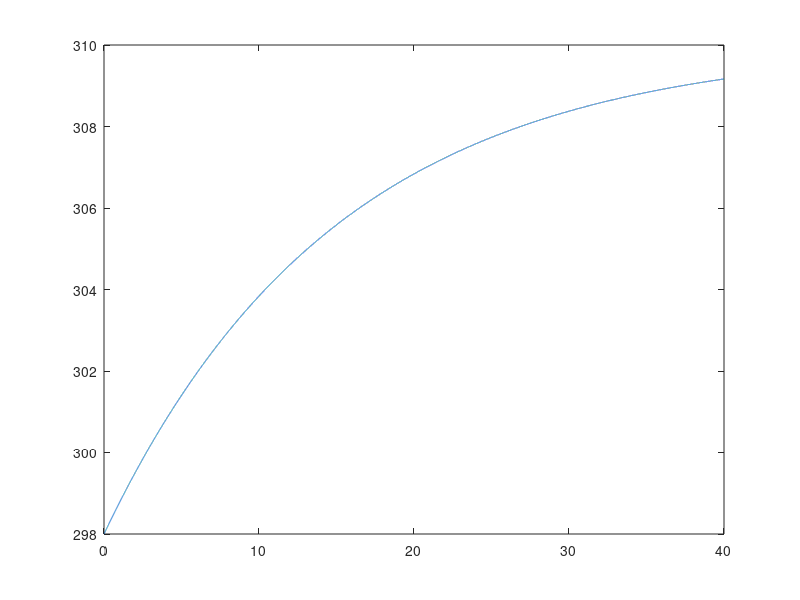

This figure's MATLAB source: (Note: this script raises an error after producing the figure.)
close all
clear all

%%
%set thermistor parameters in struct, with dialoge window.
% prompt={' R25', 'tau' ,'beta','d.c'};
% therminput=inputdlg(prompt)
% therm.R25=str2num(therminput{1});
% therm.tau=str2num(therminput{2});  %time contant of thermistor , [sec]
% therm.beta=str2num(therminput{3}); % beta coeficient of themistor , [K]
% therm.dc=str2num(therminput{4});  % disipation contant , [W/dC]

%%
%set thermistor parameters in struct.
Vin=[5 9 15 30] ;
R25=220 ;%resistence at 25 deg centigrade, [ohm]
tau=15 ;  %time contant of thermistor , [sec]
beta=3560 ; % beta coeficient of themistor , [K]
dc=8.5e-3 ; % disipation contant , [W/dC]

R=1/dc ; % dC/W
c=tau/R; %J/dC

%set temp, current and time vectors for loop

dt=0.001; % time step , sec
t=0:dt:40;
Imax=Vin./R25 ; % A , calculated by V/R where V=5v R=R0
lt = length(t);
T0=298; % initial temp K
T=ones(lt,1)*T0;
T1=ones(lt,1)*T0;
Rth=ones(lt,1)*R25; %thermistor
V=zeros(lt,1);
I=zeros(lt,1);
Ta=310; % ambient temp
T_NoCon=Ta+(T0-Ta).*exp(-t/tau);
Ttau=(T0+0.63*(Ta-T0));
figure
plot(t,T_NoCon)
hold on
%%
ttau=zeros(length(Imax)+1,1);
for j=1:length(Imax);
    flag=1;
    for n=2:lt
        
        %n=2;
        % while Ta-T(n-1)>0.1 && n<=lt
        Rth(n)=ThermistorResistence(T(n-1),R25,beta);
        T(n)=TempOfThermistor(I(n-1),T(n-1),Rth(n),Ta,R,c,dt);
        %Rth(n)=ThermistorResistence(T(n),R25,beta);
        I(n)=ThermCurrent(T(n),T(n-1),Rth(n),c,Imax(j),dt);
        V(n)=I(n)*Rth(n);
        if flag==1;
          if T(n)>Ttau
            flag=0;
            ttau(j)=t(n);
          end
        end 
    end
    figure (1)
    plot(t,T);
    title('T(t)');
    xlabel('t[sec]');
    ylabel('T[K]');
    hold on
    figure (2)
    plot (t,I);
    hold on
end
figure (1)
ttau(j+1)=15;
Ttaus=ones(j+1,1)*Ttau;
plot(ttau,Ttaus,'.');


% subplot(2,2,1);
% plot(t,T);
% title('T(t)');
% xlabel('t[sec]');
% ylabel('T[K]');
% hold on
% subplot(2,2,2);
% plot(t,Rth);
% title('Rt(t)');
% subplot(2,2,3);
% plot(t,V);
% title('V(t)');
% subplot(2,2,4);
% plot(t,I);
% title('I(t)');
% xlabel('t[sec]');
% ylabel('I[A]');
